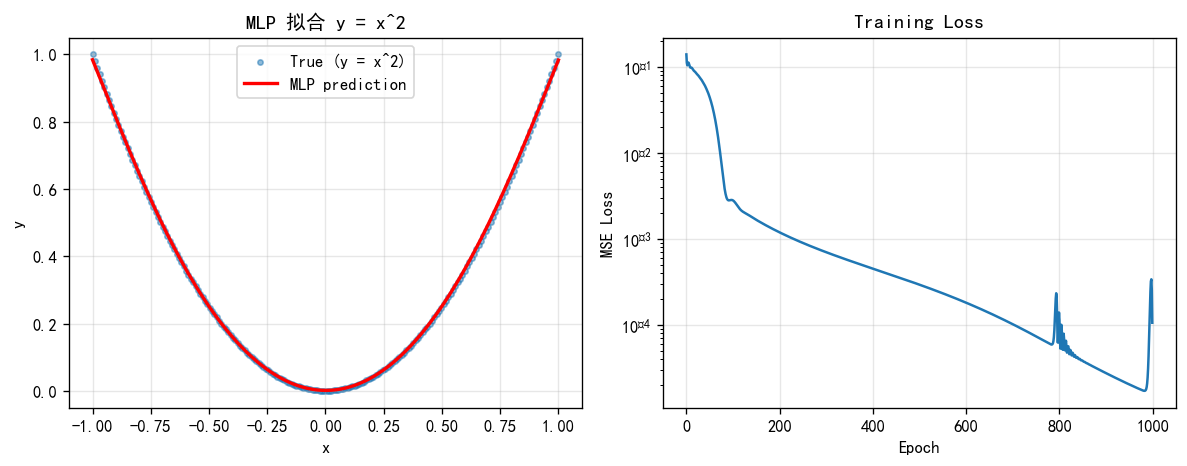

Generate this figure with Python:
import torch
import torch.nn as nn
import matplotlib.pyplot as plt
import matplotlib

# 解决中文乱码问题
matplotlib.rcParams['font.sans-serif'] = ['SimHei']  # 设置中文字体（黑体）
matplotlib.rcParams['axes.unicode_minus'] = False     # 解决负号显示为方块的问题

# ============== 1. 准备数据 ==============
# 真实的函数关系: y = x^2
x_train = torch.linspace(-1, 1, 200).reshape(-1, 1)  # shape: (200, 1)
y_train = x_train ** 2                              # shape: (200, 1)

# ============== 2. 定义模型 ==============
class MLP(nn.Module):
    def __init__(self):
        super().__init__()
        self.net = nn.Sequential(
            nn.Linear(1, 64),
            nn.Tanh(),                              # 隐藏层用 Tanh 拟合平滑曲线
            nn.Linear(64, 64),
            nn.Tanh(),
            nn.Linear(64, 1),
        )

    def forward(self, x):
        return self.net(x)

model = MLP()
print("模型结构:")
print(model)

# ============== 3. 损失函数 + 优化器 ==============
loss_fn = nn.MSELoss()
optimizer = torch.optim.Adam(model.parameters(), lr=1e-3)
# 学习率衰减：每 200 epoch 衰减为原来的一半，后期步长变小避免抖动
scheduler = torch.optim.lr_scheduler.StepLR(optimizer, step_size=200, gamma=0.5)

# ============== 4. 训练循环 ==============
losses = []
epochs = 1000
for epoch in range(epochs):
    # 前向传播
    pred = model(x_train)
    loss = loss_fn(pred, y_train)

    # 反向传播 + 参数更新（下一篇详解）
    optimizer.zero_grad()
    loss.backward()
    optimizer.step()

    losses.append(loss.item())
    scheduler.step()  # 每个 epoch 结束后更新学习率

    if (epoch + 1) % 500 == 0:
        print(f"Epoch {epoch+1:4d} | loss = {loss.item():.6f} | lr = {scheduler.get_last_lr()[0]:.2e}")

# ============== 5. 可视化结果 ==============
with torch.no_grad():
    y_pred = model(x_train)

plt.figure(figsize=(10, 4))

# 左图：拟合效果
plt.subplot(1, 2, 1)
plt.scatter(x_train.numpy(), y_train.numpy(), s=10, alpha=0.5, label="True (y = x^2)")
plt.plot(x_train.numpy(), y_pred.numpy(), 'r-', lw=2, label="MLP prediction")
plt.xlabel("x")
plt.ylabel("y")
plt.legend()
plt.title("MLP 拟合 y = x^2")
plt.grid(True, alpha=0.3)

# 右图：loss 曲线
plt.subplot(1, 2, 2)
plt.plot(losses)
plt.xlabel("Epoch")
plt.ylabel("MSE Loss")
plt.title("Training Loss")
plt.yscale("log")
plt.grid(True, alpha=0.3)

plt.tight_layout()
plt.savefig("fit_x2.png", dpi=120, bbox_inches="tight")
print("已保存 fit_x2.png")
